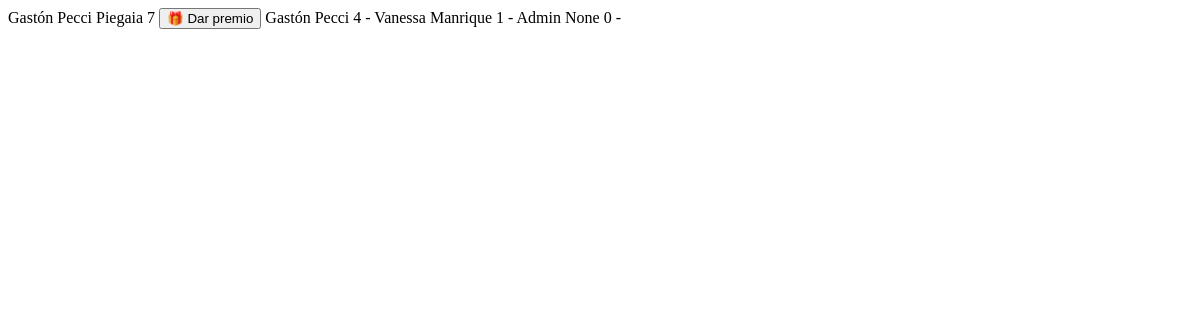
The app's page /admin/ranking_tbody, older data.
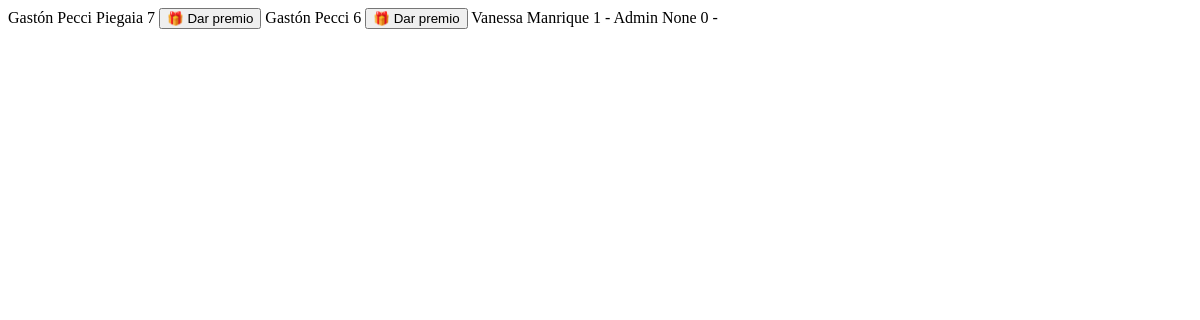
The same page, newer data.
### app/models.py (models this page shows)
class User(db.Model):
    id = db.Column(db.Integer, primary_key=True)
    nombre = db.Column(db.String(100))
    apellido = db.Column(db.String(100))
    email = db.Column(db.String(120), unique=True)
    password = db.Column(db.String(200))
    ultimo_premio = db.Column(db.DateTime, nullable=True)
    contador_reservas = db.Column(db.Integer, default=0, nullable=False)
    telefono = db.Column(db.String(20))
    is_admin = db.Column(db.Boolean, default=False)
    confirmado = db.Column(db.Boolean, default=False)
    bloqueado = db.Column(db.Boolean, default=False, nullable=False)
    is_staff = db.Column(db.Boolean, default=False)
    session_token = db.Column(db.String(255), nullable=True)

### app/routes.py (the view)
@main.route("/admin/ranking_tbody")
def ranking_tbody():
    try:
        hace_un_mes = datetime.now() - timedelta(days=30)
        ranking = (
            User.query
            .with_entities(
                User.id,
                User.nombre,
                User.apellido,
                func.coalesce(User.contador_reservas, 0).label("total")
            )
            .order_by(func.coalesce(User.contador_reservas, 0).desc())
            .limit(20)
            .all()
        )
        print("DEBUG Ranking:", ranking)
        return render_template("partials/ranking_tbody.html", ranking=ranking)
    except Exception as e:
        print("ERROR en ranking:", str(e))
        return f"<tr><td colspan='3'>Error: {str(e)}</td></tr>"

### app/routes.py (called while the page is built, shortened)
@main.before_app_request
def verificar_sesion_unica():
    user_id = session.get('user_id')
    token = session.get('session_token')

### app/templates/partials/ranking_tbody.html
{% for u in ranking %}
<tr class="{% if u.total >= 5 %}table-success fw-bold{% endif %}">
    <td>{{ u.nombre }}</td>
    <td>{{ u.apellido }}</td>
    <td>{{ u.total }}</td>
    <td>
        {% if u.total >= 5 %}
            <button class="btn btn-sm btn-warning btn-premio"
                    data-user-id="{{ u.id }}">
                🎁 Dar premio
            </button>
        {% else %}
            <span class="text-muted">-</span>
        {% endif %}
    </td>
</tr>
{% endfor %}

Row changes from the older to the newer data that the page shows:
changed User "Pecci": total "4" → "6"; text "-" → "🎁 Dar premio"
